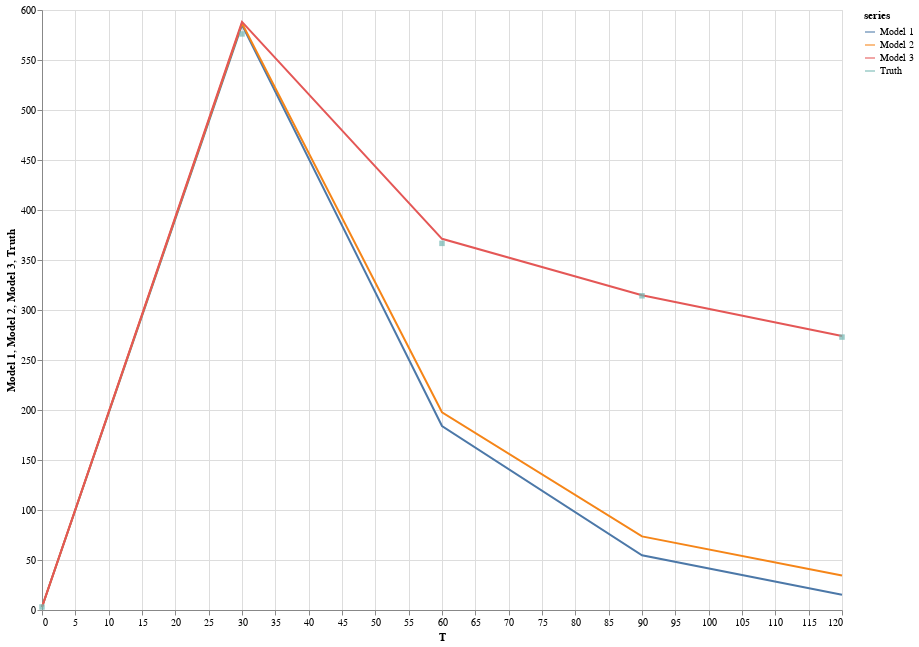

Source (notebook cell):
### Code cell
plot("Models vs. Actual", 
     [m1, m2, m3, ground_truth],
     times,
     "T")

### Figure 1 — Vega-Lite specification as saved in the notebook (floating-point values rounded to 4 significant figures)
{"$schema": "https://vega.github.io/schema/vega-lite/v4.json", "data": {"values": [{"Model 1": 3, "T": 0, "series": "Model 1"}, {"Model 2": 3, "T": 0, "series": "Model 2"}, {"Model 3": 3, "T": 0, "series": "Model 3"}, {"T": 0, "Truth": 3, "series": "Truth"}, {"Model 1": 585.2, "T": 30, "series": "Model 1"}, {"Model 2": 586.8, "T": 30, "series": "Model 2"}, {"Model 3": 588.1, "T": 30, "series": "Model 3"}, {"T": 30, "Truth": 576.1, "series": "Truth"}, {"Model 1": 184.0, "T": 60, "series": "Model 1"}, {"Model 2": 197.7, "T": 60, "series": "Model 2"}, {"Model 3": 371.2, "T": 60, "series": "Model 3"}, {"T": 60, "Truth": 366.6, "series": "Truth"}, {"Model 1": 54.73, "T": 90, "series": "Model 1"}, {"Model 2": 73.59, "T": 90, "series": "Model 2"}, {"Model 3": 314.8, "T": 90, "series": "Model 3"}, {"T": 90, "Truth": 314.2, "series": "Truth"}, {"Model 1": 15.21, "T": 120, "series": "Model 1"}, {"Model 2": 34.48, "T": 120, "series": "Model 2"}, {"Model 3": 273.9, "T": 120, "series": "Model 3"}, {"T": 120, "Truth": 272.9, "series": "Truth"}]}, "description": "", "height": 600, "layer": [{"encoding": {"color": {"field": "series", "type": "nominal"}, "x": {"field": "T", "type": "quantitative"}, "y": {"field": "Model 1", "type": "quantitative"}}, "mark": "line"}, {"encoding": {"color": {"field": "series", "type": "nominal"}, "x": {"field": "T", "type": "quantitative"}, "y": {"field": "Model 2", "type": "quantitative"}}, "mark": "line"}, {"encoding": {"color": {"field": "series", "type": "nominal"}, "x": {"field": "T", "type": "quantitative"}, "y": {"field": "Model 3", "type": "quantitative"}}, "mark": "line"}, {"encoding": {"color": {"field": "series", "type": "nominal"}, "x": {"field": "T", "type": "quantitative"}, "y": {"field": "Truth", "type": "quantitative"}}, "mark": "square"}], "width": 800}
